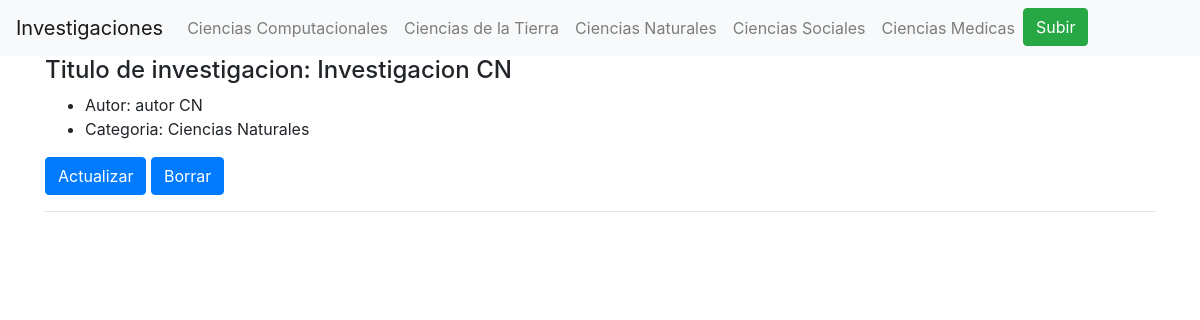
Screenshot of /listNat/ with the database file from the repository.
### trabajos/models.py (models this page shows, shortened)
class Trabajo(models.Model):
    COMPUTACIONALES = 'CC'
    TIERRA = 'CT'
    NATURALES = 'CN'
    SOCIALES = 'CS'
    MEDICAS = 'CM'
    CATEGORIAS=(
        (COMPUTACIONALES, 'Ciencias Computacionales'),
        (TIERRA, 'Ciencias de la Tierra'),
        (NATURALES, 'Ciencias Naturales'),
        (SOCIALES, 'Ciencias Sociales'),
        (MEDICAS, 'Ciencias Medicas'),
    )
    documento = models.FileField(upload_to='documents/')
    categoria = models.CharField(max_length=2,choices=CATEGORIAS,default=COMPUTACIONALES)
    titulo = models.CharField(max_length=250)
    autor = models.CharField(max_length=250)
    timestamp=models.DateTimeField(auto_now_add=True)
    update = models.DateTimeField(auto_now_add=True)

### trabajos/views.py (the view)
# urls.py: path('listNat/',views.ListNat.as_view(), name="list_nat" ),
class ListNat(generic.ListView):
    template_name = "trabajo/ListNat.html"
    model = Trabajo

### templates/trabajo/ListNat.html (shortened to what this page needs)
{%extends "base.html"%}
{%block content%}
{% for trabajo in object_list %}
{% if trabajo.categoria == 'CN'%}
<div class="container justify-content-center">
  <div class="row ">
    <div class="col-md-6">
      <h4>Titulo de investigacion: {{ trabajo.titulo }} </h4>
    </div>
  </div>
  <div class="row ">
    <div class="col-md-12">
      <ul>
        <li>Autor: {{ trabajo.autor }}</li>
        <li>Categoria: {{ trabajo.get_categoria_display}}</li>
      </ul>
      <a href="{% url 'trabajos:update_trabajo' trabajo.id %}" class="btn btn-primary">Actualizar</a>
      <a href="{% url 'trabajos:delete_trabajo' trabajo.id %}" class="btn btn-primary">Borrar</a>
      <hr>
    </div>
  </div>
</div>
{%endif%}
{% endfor %}
{%endblock%}

### rows the page displays
Trabajo: titulo "Investigacion CN", autor "autor CN", categoria "Ciencias Naturales"
